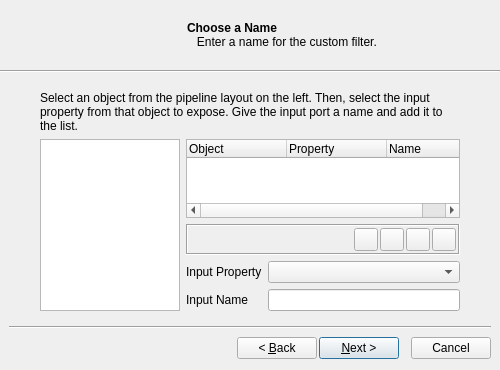
<ui version="4.0" >
 <author></author>
 <comment></comment>
 <exportmacro></exportmacro>
 <class>pqCustomFilterDefinitionWizard</class>
 <widget class="QDialog" name="pqCustomFilterDefinitionWizard" >
  <property name="geometry" >
   <rect>
    <x>0</x>
    <y>0</y>
    <width>500</width>
    <height>370</height>
   </rect>
  </property>
  <property name="windowTitle" >
   <string>Create Custom Filter</string>
  </property>
  <layout class="QVBoxLayout" >
   <property name="margin" >
    <number>0</number>
   </property>
   <property name="spacing" >
    <number>0</number>
   </property>
   <item>
    <widget class="QFrame" name="TitleFrame" >
     <property name="sizePolicy" >
      <sizepolicy>
       <hsizetype>5</hsizetype>
       <vsizetype>0</vsizetype>
       <horstretch>0</horstretch>
       <verstretch>0</verstretch>
      </sizepolicy>
     </property>
     <property name="minimumSize" >
      <size>
       <width>0</width>
       <height>70</height>
      </size>
     </property>
     <property name="maximumSize" >
      <size>
       <width>16777215</width>
       <height>70</height>
      </size>
     </property>
     <property name="frameShape" >
      <enum>QFrame::NoFrame</enum>
     </property>
     <property name="frameShadow" >
      <enum>QFrame::Plain</enum>
     </property>
     <layout class="QHBoxLayout" >
      <property name="margin" >
       <number>0</number>
      </property>
      <property name="spacing" >
       <number>0</number>
      </property>
      <item>
       <widget class="QLabel" name="WizardImage" >
        <property name="minimumSize" >
         <size>
          <width>178</width>
          <height>0</height>
         </size>
        </property>
        <property name="text" >
         <string/>
        </property>
        <property name="pixmap" >
         <pixmap resource="pqWidgets.qrc" >:/pqWidgets/pqAppIcon64.png</pixmap>
        </property>
        <property name="alignment" >
         <set>Qt::AlignRight|Qt::AlignTrailing|Qt::AlignVCenter</set>
        </property>
       </widget>
      </item>
      <item>
       <widget class="QStackedWidget" name="TitleStack" >
        <property name="currentIndex" >
         <number>0</number>
        </property>
        <widget class="QWidget" name="TitleNamePage" >
         <layout class="QHBoxLayout" >
          <property name="margin" >
           <number>9</number>
          </property>
          <property name="spacing" >
           <number>6</number>
          </property>
          <item>
           <widget class="QLabel" name="label" >
            <property name="text" >
             <string>&lt;b>Choose a Name&lt;/b>&lt;br>&amp;nbsp;&amp;nbsp;&amp;nbsp;Enter a name for the custom filter.</string>
            </property>
           </widget>
          </item>
         </layout>
        </widget>
        <widget class="QWidget" name="TitleInputPage" >
         <layout class="QHBoxLayout" >
          <property name="margin" >
           <number>9</number>
          </property>
          <property name="spacing" >
           <number>6</number>
          </property>
          <item>
           <widget class="QLabel" name="label_4" >
            <property name="text" >
             <string>&lt;b>Define the Inputs&lt;/b>&lt;br>&amp;nbsp;&amp;nbsp;&amp;nbsp;Select and name the input ports.</string>
            </property>
           </widget>
          </item>
         </layout>
        </widget>
        <widget class="QWidget" name="TitleOutputPage" >
         <layout class="QHBoxLayout" >
          <property name="margin" >
           <number>9</number>
          </property>
          <property name="spacing" >
           <number>6</number>
          </property>
          <item>
           <widget class="QLabel" name="label_5" >
            <property name="text" >
             <string>&lt;b>Define the Outputs&lt;/b>&lt;br>&amp;nbsp;&amp;nbsp;&amp;nbsp;Select and name the output ports.</string>
            </property>
           </widget>
          </item>
         </layout>
        </widget>
        <widget class="QWidget" name="TitlePropertyPage" >
         <layout class="QHBoxLayout" >
          <property name="margin" >
           <number>9</number>
          </property>
          <property name="spacing" >
           <number>6</number>
          </property>
          <item>
           <widget class="QLabel" name="label_6" >
            <property name="text" >
             <string>&lt;b>Define the Properties&lt;/b>&lt;br>&amp;nbsp;&amp;nbsp;&amp;nbsp;Select and name the exposed properties.</string>
            </property>
           </widget>
          </item>
         </layout>
        </widget>
       </widget>
      </item>
     </layout>
    </widget>
   </item>
   <item>
    <widget class="QFrame" name="frame_4" >
     <property name="frameShape" >
      <enum>QFrame::HLine</enum>
     </property>
     <property name="frameShadow" >
      <enum>QFrame::Sunken</enum>
     </property>
    </widget>
   </item>
   <item>
    <widget class="QFrame" name="InputFrame" >
     <property name="frameShape" >
      <enum>QFrame::NoFrame</enum>
     </property>
     <property name="frameShadow" >
      <enum>QFrame::Plain</enum>
     </property>
     <layout class="QGridLayout" >
      <property name="margin" >
       <number>9</number>
      </property>
      <property name="spacing" >
       <number>6</number>
      </property>
      <item row="0" column="1" >
       <widget class="QStackedWidget" name="PageStack" >
        <property name="currentIndex" >
         <number>1</number>
        </property>
        <widget class="QWidget" name="NamePage" >
         <layout class="QGridLayout" >
          <property name="margin" >
           <number>9</number>
          </property>
          <property name="spacing" >
           <number>6</number>
          </property>
          <item row="2" column="1" >
           <spacer>
            <property name="orientation" >
             <enum>Qt::Vertical</enum>
            </property>
            <property name="sizeHint" >
             <size>
              <width>20</width>
              <height>40</height>
             </size>
            </property>
           </spacer>
          </item>
          <item row="1" column="0" colspan="2" >
           <widget class="QLabel" name="label_3" >
            <property name="text" >
             <string>The name will be used to identify the custom filter. It should be unique. The name should also indicate what the custom filter will be used for.</string>
            </property>
            <property name="wordWrap" >
             <bool>true</bool>
            </property>
           </widget>
          </item>
          <item row="3" column="0" >
           <widget class="QLabel" name="label_2" >
            <property name="text" >
             <string>Custom Filter Name</string>
            </property>
           </widget>
          </item>
          <item row="3" column="1" >
           <widget class="QLineEdit" name="CustomFilterName" >
            <property name="whatsThis" >
             <string>Enter the custom filter name here.</string>
            </property>
           </widget>
          </item>
          <item row="4" column="1" >
           <spacer>
            <property name="orientation" >
             <enum>Qt::Vertical</enum>
            </property>
            <property name="sizeHint" >
             <size>
              <width>20</width>
              <height>40</height>
             </size>
            </property>
           </spacer>
          </item>
         </layout>
        </widget>
        <widget class="QWidget" name="InputPage" >
         <layout class="QGridLayout" >
          <property name="margin" >
           <number>9</number>
          </property>
          <property name="spacing" >
           <number>6</number>
          </property>
          <item row="0" column="0" colspan="3" >
           <widget class="QLabel" name="label_9" >
            <property name="text" >
             <string>Select an object from the pipeline layout on the left. Then, select the input property from that object to expose. Give the input port a name and add it to the list.</string>
            </property>
            <property name="wordWrap" >
             <bool>true</bool>
            </property>
           </widget>
          </item>
          <item rowspan="4" row="1" column="0" >
           <widget class="QTreeView" name="InputPipeline" >
            <property name="sizePolicy" >
             <sizepolicy>
              <hsizetype>0</hsizetype>
              <vsizetype>7</vsizetype>
              <horstretch>0</horstretch>
              <verstretch>0</verstretch>
             </sizepolicy>
            </property>
            <property name="minimumSize" >
             <size>
              <width>140</width>
              <height>0</height>
             </size>
            </property>
            <property name="maximumSize" >
             <size>
              <width>140</width>
              <height>16777215</height>
             </size>
            </property>
           </widget>
          </item>
          <item row="1" column="1" colspan="2" >
           <widget class="QTreeWidget" name="InputPorts" >
            <property name="alternatingRowColors" >
             <bool>true</bool>
            </property>
            <property name="rootIsDecorated" >
             <bool>false</bool>
            </property>
            <property name="uniformRowHeights" >
             <bool>true</bool>
            </property>
            <column>
             <property name="text" >
              <string>Object</string>
             </property>
            </column>
            <column>
             <property name="text" >
              <string>Property</string>
             </property>
            </column>
            <column>
             <property name="text" >
              <string>Name</string>
             </property>
            </column>
           </widget>
          </item>
          <item row="4" column="2" >
           <widget class="QLineEdit" name="InputName" />
          </item>
          <item row="3" column="1" >
           <widget class="QLabel" name="label_7" >
            <property name="text" >
             <string>Input Property</string>
            </property>
           </widget>
          </item>
          <item row="4" column="1" >
           <widget class="QLabel" name="label_8" >
            <property name="text" >
             <string>Input Name</string>
            </property>
           </widget>
          </item>
          <item row="3" column="2" >
           <widget class="QComboBox" name="InputCombo" />
          </item>
          <item row="2" column="1" colspan="2" >
           <widget class="QFrame" name="frame" >
            <property name="frameShape" >
             <enum>QFrame::Box</enum>
            </property>
            <property name="frameShadow" >
             <enum>QFrame::Sunken</enum>
            </property>
            <layout class="QHBoxLayout" >
             <property name="margin" >
              <number>2</number>
             </property>
             <property name="spacing" >
              <number>2</number>
             </property>
             <item>
              <spacer>
               <property name="orientation" >
                <enum>Qt::Horizontal</enum>
               </property>
               <property name="sizeHint" >
                <size>
                 <width>40</width>
                 <height>20</height>
                </size>
               </property>
              </spacer>
             </item>
             <item>
              <widget class="QToolButton" name="AddInputButton" >
               <property name="toolTip" >
                <string>Add Input</string>
               </property>
               <property name="text" >
                <string/>
               </property>
               <property name="icon" >
                <iconset resource="pqWidgets.qrc" >:/pqWidgets/pqPlus16.png</iconset>
               </property>
              </widget>
             </item>
             <item>
              <widget class="QToolButton" name="RemoveInputButton" >
               <property name="toolTip" >
                <string>Remove Input</string>
               </property>
               <property name="text" >
                <string/>
               </property>
               <property name="icon" >
                <iconset resource="pqWidgets.qrc" >:/pqWidgets/pqMinus16.png</iconset>
               </property>
              </widget>
             </item>
             <item>
              <widget class="QToolButton" name="InputUpButton" >
               <property name="toolTip" >
                <string>Move Up</string>
               </property>
               <property name="text" >
                <string/>
               </property>
               <property name="icon" >
                <iconset resource="pqWidgets.qrc" >:/pqWidgets/pqArrowUp16.png</iconset>
               </property>
              </widget>
             </item>
             <item>
              <widget class="QToolButton" name="InputDownButton" >
               <property name="toolTip" >
                <string>Move Down</string>
               </property>
               <property name="text" >
                <string/>
               </property>
               <property name="icon" >
                <iconset resource="pqWidgets.qrc" >:/pqWidgets/pqArrowDown16.png</iconset>
               </property>
              </widget>
             </item>
            </layout>
           </widget>
          </item>
         </layout>
        </widget>
        <widget class="QWidget" name="OutputPage" >
         <layout class="QGridLayout" >
          <property name="margin" >
           <number>9</number>
          </property>
          <property name="spacing" >
           <number>6</number>
          </property>
          <item row="3" column="2" >
           <widget class="QLineEdit" name="OutputName" />
          </item>
          <item row="3" column="1" >
           <widget class="QLabel" name="label_11" >
            <property name="text" >
             <string>Output Name</string>
            </property>
           </widget>
          </item>
          <item row="2" column="1" colspan="2" >
           <widget class="QFrame" name="frame_2" >
            <property name="frameShape" >
             <enum>QFrame::Box</enum>
            </property>
            <property name="frameShadow" >
             <enum>QFrame::Sunken</enum>
            </property>
            <layout class="QHBoxLayout" >
             <property name="margin" >
              <number>2</number>
             </property>
             <property name="spacing" >
              <number>2</number>
             </property>
             <item>
              <spacer>
               <property name="orientation" >
                <enum>Qt::Horizontal</enum>
               </property>
               <property name="sizeHint" >
                <size>
                 <width>40</width>
                 <height>20</height>
                </size>
               </property>
              </spacer>
             </item>
             <item>
              <widget class="QToolButton" name="AddOutputButton" >
               <property name="toolTip" >
                <string>Add Output</string>
               </property>
               <property name="text" >
                <string/>
               </property>
               <property name="icon" >
                <iconset resource="pqWidgets.qrc" >:/pqWidgets/pqPlus16.png</iconset>
               </property>
              </widget>
             </item>
             <item>
              <widget class="QToolButton" name="RemoveOutputButton" >
               <property name="toolTip" >
                <string>Remove Output</string>
               </property>
               <property name="text" >
                <string/>
               </property>
               <property name="icon" >
                <iconset resource="pqWidgets.qrc" >:/pqWidgets/pqMinus16.png</iconset>
               </property>
              </widget>
             </item>
             <item>
              <widget class="QToolButton" name="OutputUpButton" >
               <property name="toolTip" >
                <string>Move Up</string>
               </property>
               <property name="text" >
                <string/>
               </property>
               <property name="icon" >
                <iconset resource="pqWidgets.qrc" >:/pqWidgets/pqArrowUp16.png</iconset>
               </property>
              </widget>
             </item>
             <item>
              <widget class="QToolButton" name="OutputDownButton" >
               <property name="toolTip" >
                <string>Move Down</string>
               </property>
               <property name="text" >
                <string/>
               </property>
               <property name="icon" >
                <iconset resource="pqWidgets.qrc" >:/pqWidgets/pqArrowDown16.png</iconset>
               </property>
              </widget>
             </item>
            </layout>
           </widget>
          </item>
          <item rowspan="3" row="1" column="0" >
           <widget class="QTreeView" name="OutputPipeline" >
            <property name="sizePolicy" >
             <sizepolicy>
              <hsizetype>0</hsizetype>
              <vsizetype>7</vsizetype>
              <horstretch>0</horstretch>
              <verstretch>0</verstretch>
             </sizepolicy>
            </property>
            <property name="minimumSize" >
             <size>
              <width>140</width>
              <height>0</height>
             </size>
            </property>
            <property name="maximumSize" >
             <size>
              <width>140</width>
              <height>16777215</height>
             </size>
            </property>
           </widget>
          </item>
          <item row="1" column="1" colspan="2" >
           <widget class="QTreeWidget" name="OutputPorts" >
            <property name="alternatingRowColors" >
             <bool>true</bool>
            </property>
            <property name="rootIsDecorated" >
             <bool>false</bool>
            </property>
            <property name="uniformRowHeights" >
             <bool>true</bool>
            </property>
            <column>
             <property name="text" >
              <string>Object</string>
             </property>
            </column>
            <column>
             <property name="text" >
              <string>Name</string>
             </property>
            </column>
           </widget>
          </item>
          <item row="0" column="0" colspan="3" >
           <widget class="QLabel" name="label_10" >
            <property name="text" >
             <string>Select an object from the pipeline layout on the left. Give the output port a name and add it to the list.</string>
            </property>
            <property name="wordWrap" >
             <bool>true</bool>
            </property>
           </widget>
          </item>
         </layout>
        </widget>
        <widget class="QWidget" name="PropertyPage" >
         <layout class="QGridLayout" >
          <property name="margin" >
           <number>9</number>
          </property>
          <property name="spacing" >
           <number>6</number>
          </property>
          <item row="4" column="2" >
           <widget class="QLineEdit" name="PropertyName" />
          </item>
          <item row="3" column="2" >
           <widget class="QComboBox" name="PropertyCombo" />
          </item>
          <item row="3" column="1" >
           <widget class="QLabel" name="label_13" >
            <property name="text" >
             <string>Property</string>
            </property>
           </widget>
          </item>
          <item row="4" column="1" >
           <widget class="QLabel" name="label_14" >
            <property name="text" >
             <string>Property Name</string>
            </property>
           </widget>
          </item>
          <item row="2" column="1" colspan="2" >
           <widget class="QFrame" name="frame_3" >
            <property name="frameShape" >
             <enum>QFrame::Box</enum>
            </property>
            <property name="frameShadow" >
             <enum>QFrame::Sunken</enum>
            </property>
            <layout class="QHBoxLayout" >
             <property name="margin" >
              <number>2</number>
             </property>
             <property name="spacing" >
              <number>2</number>
             </property>
             <item>
              <spacer>
               <property name="orientation" >
                <enum>Qt::Horizontal</enum>
               </property>
               <property name="sizeHint" >
                <size>
                 <width>40</width>
                 <height>20</height>
                </size>
               </property>
              </spacer>
             </item>
             <item>
              <widget class="QToolButton" name="AddPropertyButton" >
               <property name="toolTip" >
                <string>Add Property</string>
               </property>
               <property name="text" >
                <string/>
               </property>
               <property name="icon" >
                <iconset resource="pqWidgets.qrc" >:/pqWidgets/pqPlus16.png</iconset>
               </property>
              </widget>
             </item>
             <item>
              <widget class="QToolButton" name="RemovePropertyButton" >
               <property name="toolTip" >
                <string>Remove Property</string>
               </property>
               <property name="text" >
                <string/>
               </property>
               <property name="icon" >
                <iconset resource="pqWidgets.qrc" >:/pqWidgets/pqMinus16.png</iconset>
               </property>
              </widget>
             </item>
             <item>
              <widget class="QToolButton" name="PropertyUpButton" >
               <property name="toolTip" >
                <string>Move Up</string>
               </property>
               <property name="text" >
                <string/>
               </property>
               <property name="icon" >
                <iconset resource="pqWidgets.qrc" >:/pqWidgets/pqArrowUp16.png</iconset>
               </property>
              </widget>
             </item>
             <item>
              <widget class="QToolButton" name="PropertyDownButton" >
               <property name="toolTip" >
                <string>Move Down</string>
               </property>
               <property name="text" >
                <string/>
               </property>
               <property name="icon" >
                <iconset resource="pqWidgets.qrc" >:/pqWidgets/pqArrowDown16.png</iconset>
               </property>
              </widget>
             </item>
            </layout>
           </widget>
          </item>
          <item row="1" column="1" colspan="2" >
           <widget class="QTreeWidget" name="PropertyList" >
            <property name="alternatingRowColors" >
             <bool>true</bool>
            </property>
            <property name="rootIsDecorated" >
             <bool>false</bool>
            </property>
            <property name="uniformRowHeights" >
             <bool>true</bool>
            </property>
            <column>
             <property name="text" >
              <string>Object</string>
             </property>
            </column>
            <column>
             <property name="text" >
              <string>Property</string>
             </property>
            </column>
            <column>
             <property name="text" >
              <string>Name</string>
             </property>
            </column>
           </widget>
          </item>
          <item rowspan="4" row="1" column="0" >
           <widget class="QTreeView" name="PropertyPipeline" >
            <property name="sizePolicy" >
             <sizepolicy>
              <hsizetype>0</hsizetype>
              <vsizetype>7</vsizetype>
              <horstretch>0</horstretch>
              <verstretch>0</verstretch>
             </sizepolicy>
            </property>
            <property name="minimumSize" >
             <size>
              <width>140</width>
              <height>0</height>
             </size>
            </property>
            <property name="maximumSize" >
             <size>
              <width>140</width>
              <height>16777215</height>
             </size>
            </property>
           </widget>
          </item>
          <item row="0" column="0" colspan="3" >
           <widget class="QLabel" name="label_12" >
            <property name="text" >
             <string>Select an object from the pipeline layout on the left. Then, select the property from that object to expose. Give the property a name and add it to the list.</string>
            </property>
            <property name="wordWrap" >
             <bool>true</bool>
            </property>
           </widget>
          </item>
         </layout>
        </widget>
       </widget>
      </item>
      <item row="0" column="2" >
       <spacer>
        <property name="orientation" >
         <enum>Qt::Horizontal</enum>
        </property>
        <property name="sizeType" >
         <enum>QSizePolicy::Fixed</enum>
        </property>
        <property name="sizeHint" >
         <size>
          <width>16</width>
          <height>20</height>
         </size>
        </property>
       </spacer>
      </item>
      <item row="1" column="0" colspan="3" >
       <widget class="QFrame" name="frame_5" >
        <property name="frameShape" >
         <enum>QFrame::HLine</enum>
        </property>
        <property name="frameShadow" >
         <enum>QFrame::Sunken</enum>
        </property>
       </widget>
      </item>
      <item row="0" column="0" >
       <spacer>
        <property name="orientation" >
         <enum>Qt::Horizontal</enum>
        </property>
        <property name="sizeType" >
         <enum>QSizePolicy::Fixed</enum>
        </property>
        <property name="sizeHint" >
         <size>
          <width>16</width>
          <height>20</height>
         </size>
        </property>
       </spacer>
      </item>
      <item row="2" column="0" colspan="3" >
       <layout class="QHBoxLayout" >
        <property name="margin" >
         <number>0</number>
        </property>
        <property name="spacing" >
         <number>2</number>
        </property>
        <item>
         <spacer>
          <property name="orientation" >
           <enum>Qt::Horizontal</enum>
          </property>
          <property name="sizeHint" >
           <size>
            <width>171</width>
            <height>26</height>
           </size>
          </property>
         </spacer>
        </item>
        <item>
         <widget class="QPushButton" name="BackButton" >
          <property name="text" >
           <string>&lt; &amp;Back</string>
          </property>
          <property name="autoDefault" >
           <bool>false</bool>
          </property>
         </widget>
        </item>
        <item>
         <widget class="QPushButton" name="NextFinishButton" >
          <property name="text" >
           <string>&amp;Next ></string>
          </property>
          <property name="autoDefault" >
           <bool>false</bool>
          </property>
          <property name="default" >
           <bool>true</bool>
          </property>
         </widget>
        </item>
        <item>
         <spacer>
          <property name="orientation" >
           <enum>Qt::Horizontal</enum>
          </property>
          <property name="sizeType" >
           <enum>QSizePolicy::Fixed</enum>
          </property>
          <property name="sizeHint" >
           <size>
            <width>10</width>
            <height>20</height>
           </size>
          </property>
         </spacer>
        </item>
        <item>
         <widget class="QPushButton" name="CancelButton" >
          <property name="text" >
           <string>Cancel</string>
          </property>
          <property name="autoDefault" >
           <bool>false</bool>
          </property>
         </widget>
        </item>
       </layout>
      </item>
     </layout>
    </widget>
   </item>
  </layout>
 </widget>
 <pixmapfunction></pixmapfunction>
 <tabstops>
  <tabstop>CustomFilterName</tabstop>
  <tabstop>InputPipeline</tabstop>
  <tabstop>InputName</tabstop>
  <tabstop>InputPorts</tabstop>
  <tabstop>AddInputButton</tabstop>
  <tabstop>RemoveInputButton</tabstop>
  <tabstop>InputUpButton</tabstop>
  <tabstop>InputDownButton</tabstop>
  <tabstop>OutputPipeline</tabstop>
  <tabstop>OutputName</tabstop>
  <tabstop>OutputPorts</tabstop>
  <tabstop>AddOutputButton</tabstop>
  <tabstop>RemoveOutputButton</tabstop>
  <tabstop>OutputUpButton</tabstop>
  <tabstop>OutputDownButton</tabstop>
  <tabstop>PropertyPipeline</tabstop>
  <tabstop>PropertyCombo</tabstop>
  <tabstop>PropertyName</tabstop>
  <tabstop>PropertyList</tabstop>
  <tabstop>AddPropertyButton</tabstop>
  <tabstop>RemovePropertyButton</tabstop>
  <tabstop>PropertyUpButton</tabstop>
  <tabstop>PropertyDownButton</tabstop>
  <tabstop>NextFinishButton</tabstop>
  <tabstop>BackButton</tabstop>
  <tabstop>CancelButton</tabstop>
 </tabstops>
 <resources>
  <include location="pqWidgets.qrc" />
 </resources>
 <connections/>
</ui>
